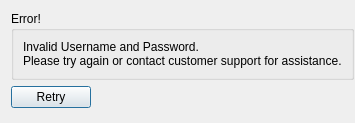
<?xml version="1.0" encoding="UTF-8"?>
<ui version="4.0">
 <class>InvalidAddCustomerName</class>
 <widget class="QDialog" name="InvalidAddCustomerName">
  <property name="geometry">
   <rect>
    <x>0</x>
    <y>0</y>
    <width>355</width>
    <height>123</height>
   </rect>
  </property>
  <property name="minimumSize">
   <size>
    <width>355</width>
    <height>123</height>
   </size>
  </property>
  <property name="maximumSize">
   <size>
    <width>355</width>
    <height>123</height>
   </size>
  </property>
  <property name="windowTitle">
   <string>Dialog</string>
  </property>
  <layout class="QFormLayout" name="formLayout">
   <item row="0" column="0">
    <widget class="QGroupBox" name="groupBox">
     <property name="autoFillBackground">
      <bool>true</bool>
     </property>
     <property name="title">
      <string>Error!</string>
     </property>
     <layout class="QHBoxLayout" name="horizontalLayout">
      <item>
       <widget class="QLabel" name="label">
        <property name="text">
         <string>Invalid Username and Password.
Please try again or contact customer support for assistance.</string>
        </property>
       </widget>
      </item>
     </layout>
    </widget>
   </item>
   <item row="1" column="0">
    <widget class="QPushButton" name="retry">
     <property name="text">
      <string>Retry</string>
     </property>
    </widget>
   </item>
  </layout>
 </widget>
 <resources/>
 <connections/>
</ui>
